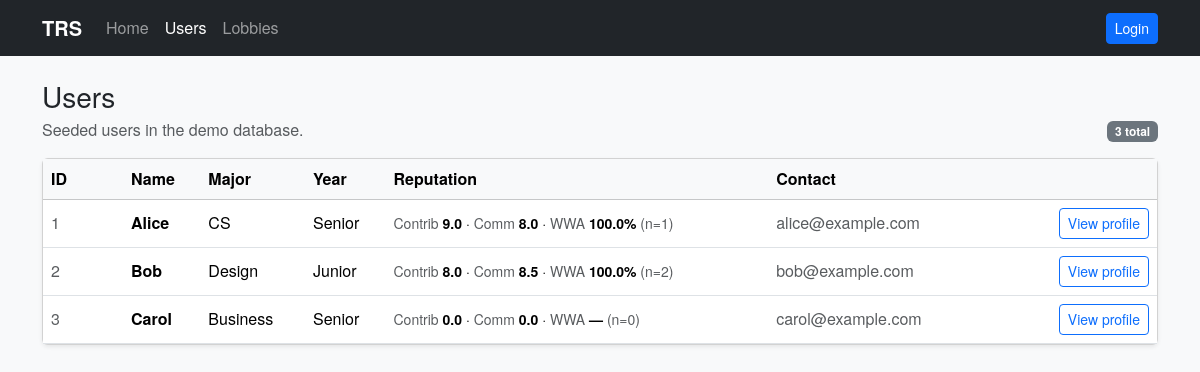
/users, run on an earlier commit of the app's database.
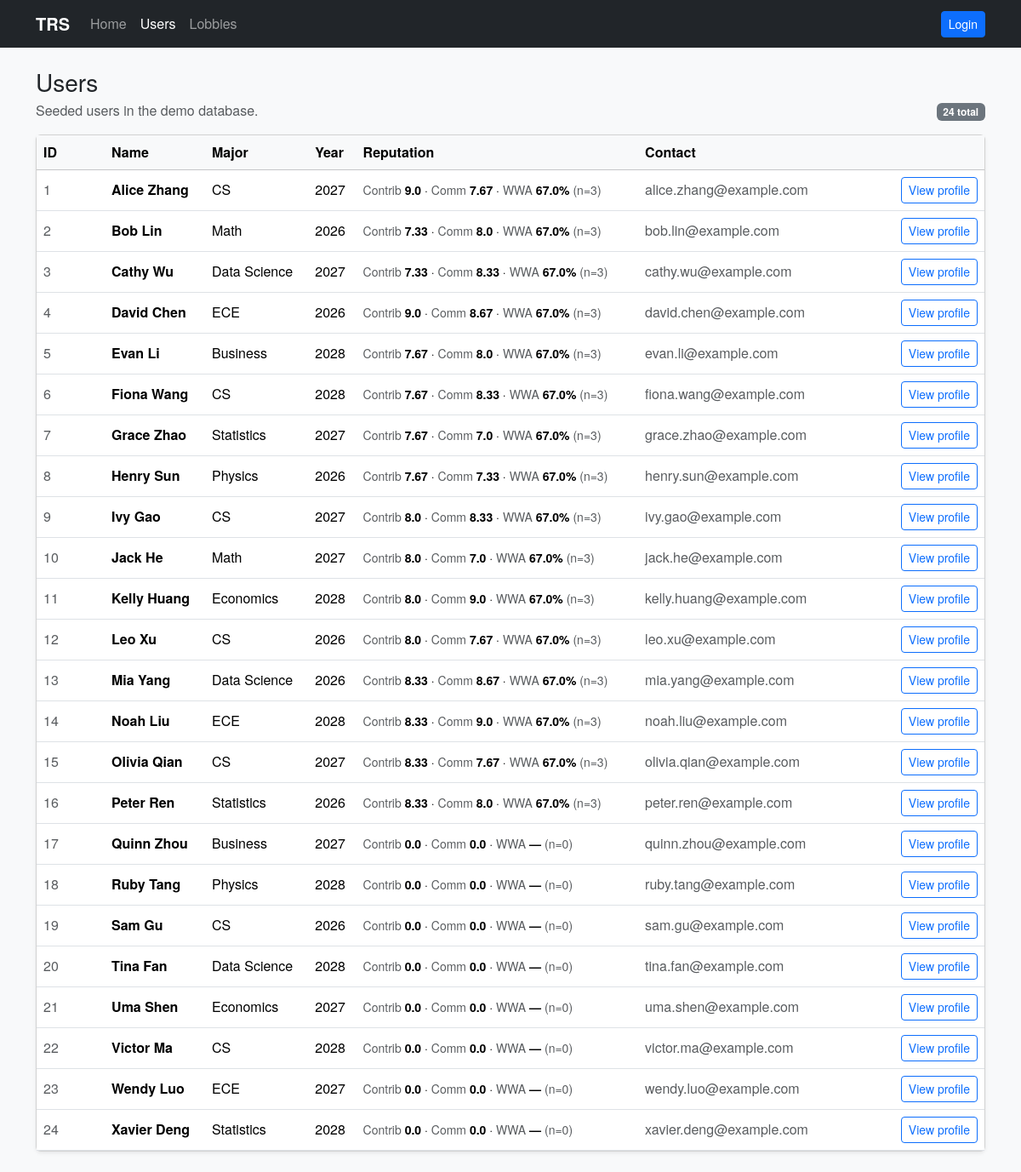
And on a later commit of the database.
### models.py (models this page shows, shortened)
class User(db.Model):
    id = db.Column(db.Integer, primary_key=True)
    name = db.Column(db.String(120), nullable=False)
    major = db.Column(db.String(120))
    year = db.Column(db.String(50))
    bio = db.Column(db.String(1000))
    contact = db.Column(db.String(500))
    phone = db.Column(db.String(80))
    email = db.Column(db.String(200))
    created_at = db.Column(db.DateTime, default=datetime.utcnow)
    def reputation(self):
        from sqlalchemy import case, func
        avg_contrib = db.session.query(func.avg(Rating.contribution)).filter(Rating.target_user_id == self.id).scalar() or 0
        avg_comm = db.session.query(func.avg(Rating.communication)).filter(Rating.target_user_id == self.id).scalar() or 0
        would_work_again_count = (
            db.session.query(
                func.sum(
                    case(
                        (Rating.would_work_again.is_(True), 1),
                        else_=0,
                    )
                )
            )
            .filter(Rating.target_user_id == self.id)
            .scalar()
            or 0
        )
        total = db.session.query(func.count(Rating.id)).filter(Rating.target_user_id == self.id).scalar() or 0
        return {
            'contribution_avg': round(float(avg_contrib), 2),
            'communication_avg': round(float(avg_comm), 2),
            'would_work_again_ratio': float(would_work_again_count) / total if total else None,
            'rating_count': total
        }

### app.py (the view)
@app.route('/users')
def users_page():
    from models import User
    users = User.query.order_by(User.name.asc()).all()
    rep_by_id = {u.id: u.reputation() for u in users}
    return render_template('users.html', users=users, rep_by_id=rep_by_id)

### app.py (called while the page is built)
def get_current_user():
    from models import User
    user_id = session.get('user_id')
    if not user_id:
        return None
    return User.query.get(user_id)

@app.context_processor
def inject_current_user():
    return {'current_user': get_current_user()}

### templates/users.html (shortened to what this page needs)
{% extends 'base.html' %}
{% block content %}
  <div class="d-flex align-items-end justify-content-between gap-3 mb-3">
    <div>
      <h1 class="h3 mb-1">Users</h1>
      <div class="text-muted">Seeded users in the demo database.</div>
    </div>
    <span class="badge text-bg-secondary">{{ users|length }} total</span>
  </div>
  <div class="card shadow-sm">
    <div class="table-responsive">
      <table class="table table-hover align-middle mb-0">
        <thead class="table-light">
          <tr>
            <th style="width: 80px;">ID</th>
            <th>Name</th>
            <th>Major</th>
            <th>Year</th>
            <th>Reputation</th>
            <th>Contact</th>
            <th style="width: 180px;"></th>
          </tr>
        </thead>
        <tbody>
          {% for u in users %}
            {% set rep = rep_by_id.get(u.id) %}
            <tr>
              <td class="text-muted">{{ u.id }}</td>
              <td class="fw-semibold">{{ u.name }}</td>
              <td>{{ u.major or '—' }}</td>
              <td>{{ u.year or '—' }}</td>
              <td>
                <div class="small">
                  <span class="text-muted">Contrib</span>
                  <span class="fw-semibold">{{ rep.contribution_avg if rep else 0 }}</span>
                  · <span class="text-muted">Comm</span>
                  <span class="fw-semibold">{{ rep.communication_avg if rep else 0 }}</span>
                  · <span class="text-muted">WWA</span>
                  <span class="fw-semibold">
                    {% if rep and rep.would_work_again_ratio is not none %}{{ (rep.would_work_again_ratio * 100) | round(0) }}%{% else %}—{% endif %}
                  </span>
                  <span class="text-muted">(n={{ rep.rating_count if rep else 0 }})</span>
                </div>
              </td>
              <td class="text-muted">{{ u.email or u.phone or u.contact or '—' }}</td>
              <td class="text-end">
                <a class="btn btn-sm btn-outline-primary" href="{{ url_for('user_profile', user_id=u.id) }}">View profile</a>
              </td>
            </tr>
          {% else %}
            <tr>
              <td colspan="7" class="text-center text-muted py-4">No users found. Run the seed script to populate the DB.</td>
            </tr>
          {% endfor %}
        </tbody>
      </table>
    </div>
  </div>
{% endblock %}

### templates/base.html (shortened to what this page needs)
<!doctype html>
<html lang="en">
  <head>
    <link href="https://cdn.jsdelivr.net/npm/bootstrap@5.3.3/dist/css/bootstrap.min.css" rel="stylesheet">
    <link rel="stylesheet" href="https://cdn.jsdelivr.net/npm/bootstrap-icons@1.11.3/font/bootstrap-icons.min.css">
    <link rel="stylesheet" href="{{ url_for('static', filename='main.css') }}">
  </head>
  <body class="bg-light">
    <nav class="navbar navbar-expand-lg navbar-dark bg-dark">
      <div class="container">
        <a class="navbar-brand fw-semibold" href="{{ url_for('index') }}">TRS</a>
        <div class="collapse navbar-collapse" id="navbarMain">
          <ul class="navbar-nav me-auto mb-2 mb-lg-0">
            <li class="nav-item">
              <a class="nav-link {% if request.path == '/' %}active{% endif %}" href="{{ url_for('index') }}">Home</a>
            </li>
            <li class="nav-item">
              <a class="nav-link {% if request.path.startswith('/users') %}active{% endif %}" href="{{ url_for('users_page') }}">Users</a>
            </li>
            <li class="nav-item">
              <a class="nav-link {% if request.path.startswith('/lobbies') %}active{% endif %}" href="{{ url_for('lobbies_page') }}">Lobbies</a>
            </li>
          </ul>
          <ul class="navbar-nav ms-auto mb-2 mb-lg-0">
            {% if current_user %}
              <li class="nav-item">
                <a class="nav-link {% if request.path == '/me' %}active{% endif %}" href="{{ url_for('me') }}">My profile</a>
              </li>
              <li class="nav-item ms-lg-2">
                <form class="d-flex" method="post" action="{{ url_for('logout') }}">
                  <button class="btn btn-sm btn-outline-light" type="submit">Logout ({{ current_user.name }})</button>
                </form>
              </li>
            {% else %}
              <li class="nav-item ms-lg-2">
                <a class="btn btn-sm btn-primary" href="{{ url_for('login') }}">Login</a>
              </li>
            {% endif %}
          </ul>
        </div>
      </div>
    </nav>
    <main class="container py-4">
      {% block content %}{% endblock %}
    </main>
  </body>
</html>

### static/main.css (style rules this page uses)
body { font-family: 'Helvetica Neue', 'Helvetica', 'Arial', system-ui; }

What changed in the data, as far as the page shows it:
changed User id 1: name "Alice" → "Alice Zhang"; year "Senior" → "2027"; communication_avg "8.0" → "7.67"; would_work_again_ratio "100.0" → "67.0"; id "1" → "3"; email "alice@example.com" → "alice.zhang@example.com"
changed User id 2: name "Bob" → "Bob Lin"; major "Design" → "Math"; year "Junior" → "2026"; contribution_avg "8.0" → "7.33"; communication_avg "8.5" → "8.0"; would_work_again_ratio "100.0" → "67.0"; id "2" → "3"; email "bob@example.com" → "bob.lin@example.com"
changed User id 3: name "Carol" → "Cathy Wu"; major "Business" → "Data Science"; year "Senior" → "2027"; contribution_avg "0.0" → "7.33"; communication_avg "0.0" → "8.33"; would_work_again_ratio (not shown) → "67.0"; id "0" → "3"; email "carol@example.com" → "cathy.wu@example.com"; text "—" → "%"
added User: id "4", name "David Chen", major "ECE", year "2026", contribution_avg "9.0", communication_avg "8.67", would_work_again_ratio "67.0", rating_count "3", email "david.chen@example.com"
added User: id "5", name "Evan Li", major "Business", year "2028", contribution_avg "7.67", communication_avg "8.0", would_work_again_ratio "67.0", rating_count "3", email "evan.li@example.com"
added User: id "6", name "Fiona Wang", major "CS", year "2028", contribution_avg "7.67", communication_avg "8.33", would_work_again_ratio "67.0", rating_count "3", email "fiona.wang@example.com"
added User: id "7", name "Grace Zhao", major "Statistics", year "2027", contribution_avg "7.67", communication_avg "7.0", would_work_again_ratio "67.0", rating_count "3", email "grace.zhao@example.com"
added User: id "8", name "Henry Sun", major "Physics", year "2026", contribution_avg "7.67", communication_avg "7.33", would_work_again_ratio "67.0", rating_count "3", email "henry.sun@example.com"
added User: id "9", name "Ivy Gao", major "CS", year "2027", contribution_avg "8.0", communication_avg "8.33", would_work_again_ratio "67.0", rating_count "3", email "ivy.gao@example.com"
added User: id "10", name "Jack He", major "Math", year "2027", contribution_avg "8.0", communication_avg "7.0", would_work_again_ratio "67.0", rating_count "3", email "jack.he@example.com"
added User: id "11", name "Kelly Huang", major "Economics", year "2028", contribution_avg "8.0", communication_avg "9.0", would_work_again_ratio "67.0", rating_count "3", email "kelly.huang@example.com"
added User: id "12", name "Leo Xu", major "CS", year "2026", contribution_avg "8.0", communication_avg "7.67", would_work_again_ratio "67.0", rating_count "3", email "leo.xu@example.com"
added User: id "13", name "Mia Yang", major "Data Science", year "2026", contribution_avg "8.33", communication_avg "8.67", would_work_again_ratio "67.0", rating_count "3", email "mia.yang@example.com"
added User: id "14", name "Noah Liu", major "ECE", year "2028", contribution_avg "8.33", communication_avg "9.0", would_work_again_ratio "67.0", rating_count "3", email "noah.liu@example.com"
added User: id "15", name "Olivia Qian", major "CS", year "2027", contribution_avg "8.33", communication_avg "7.67", would_work_again_ratio "67.0", rating_count "3", email "olivia.qian@example.com"
added User: id "16", name "Peter Ren", major "Statistics", year "2026", contribution_avg "8.33", communication_avg "8.0", would_work_again_ratio "67.0", rating_count "3", email "peter.ren@example.com"
added User: id "17", name "Quinn Zhou", major "Business", year "2027", contribution_avg "0.0", communication_avg "0.0", rating_count "0", email "quinn.zhou@example.com"
added User: id "18", name "Ruby Tang", major "Physics", year "2028", contribution_avg "0.0", communication_avg "0.0", rating_count "0", email "ruby.tang@example.com"
added User: id "19", name "Sam Gu", major "CS", year "2026", contribution_avg "0.0", communication_avg "0.0", rating_count "0", email "sam.gu@example.com"
added User: id "20", name "Tina Fan", major "Data Science", year "2028", contribution_avg "0.0", communication_avg "0.0", rating_count "0", email "tina.fan@example.com"
added User: id "21", name "Uma Shen", major "Economics", year "2027", contribution_avg "0.0", communication_avg "0.0", rating_count "0", email "uma.shen@example.com"
added User: id "22", name "Victor Ma", major "CS", year "2028", contribution_avg "0.0", communication_avg "0.0", rating_count "0", email "victor.ma@example.com"
added User: id "23", name "Wendy Luo", major "ECE", year "2027", contribution_avg "0.0", communication_avg "0.0", rating_count "0", email "wendy.luo@example.com"
added User: id "24", name "Xavier Deng", major "Statistics", year "2028", contribution_avg "0.0", communication_avg "0.0", rating_count "0", email "xavier.deng@example.com"
Also different on the page:
{{ users|length }}: "3" → "24"
